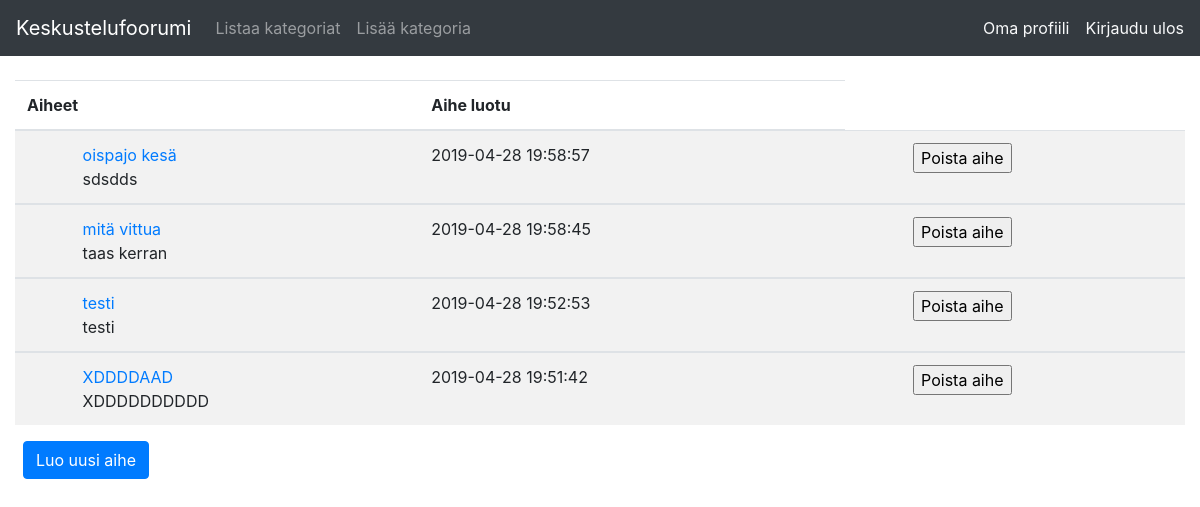
/1 (signed in), run on an earlier commit of the app's database.
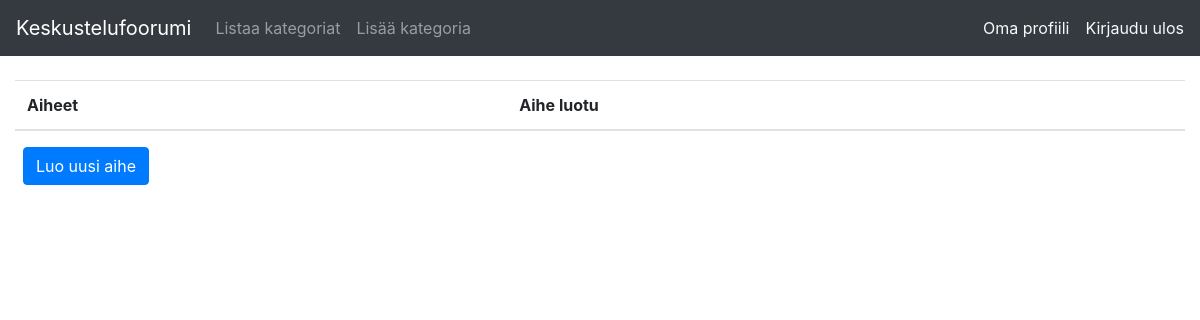
And on a later commit of the database.
### application/topics/models.py (models this page shows, shortened)
class Topics(db.Model):
    id = db.Column(db.Integer, primary_key=True)
    date_created = db.Column(db.DateTime, default=db.func.current_timestamp())
    date_modified = db.Column(
        db.DateTime,
        default=db.func.current_timestamp(),
        onupdate=db.func.current_timestamp())
    name = db.Column(db.String(144), nullable=False)
    desc = db.Column(db.String(144), nullable=True)
    account_id = db.Column(
        db.Integer, db.ForeignKey('account.id'), nullable=False)
    kategoriat = relationship("Categories", secondary="topics_categories")
    @staticmethod
    def find_topics(category_id):
        stmt = text(
            "SELECT Topics.id, Topics.name, Topics.desc, Topics.date_created, Categories.id FROM Topics "
            "LEFT JOIN topics_categories ON topics_categories.topics_id = Topics.id "
            "LEFT JOIN Categories ON Categories.id = topics_categories.categories_id "
            "LEFT JOIN Posts ON Posts.topics_id = Topics.id "
            "WHERE Categories.id = :category "
            "ORDER BY Topics.date_created DESC ").params(category=category_id)
        res = db.engine.execute(stmt)
        response = []
        for row in res:
            response.append({"id": row[0], "name": row[1], "desc": row[2], "created": row[3], "caid": row[4]})
        return response

### application/views.py (the view)
@app.route("/<category_id>", methods=["GET"])
def category_link(category_id):
    return render_template(
        'category.html',
        find_topics=Topics.find_topics(category_id),
        category_id=category_id)

### application/__init__.py (called while the page is built)
@login_manager.user_loader
def load_user(user_id):
    return User.query.get(user_id)

### application/templates/category.html (shortened to what this page needs)
{% extends "layout.html" %} {% block body %} {% if find_topics is defined %}
<table class="table table-striped">
  <thead>
    <tr>
      <th scope="col" colspan="2">Aiheet</th>
      <th scope="col">Aihe luotu</th>
    </tr>
  </thead>
  {% for topic in find_topics %}
  <tbody>
    <tr>
      <td>
      </td>
      <td>
        <a href="{{ url_for('topic_link', topic_id=topic.id) }}" name="{{ topic.name }}">{{ topic.name }}</a>
        <br />
        {{ topic.desc }}
      </td>
      <td>
        {{ topic.created }}
      </td>
      <td>
      </td>
      {% if current_user.rank == "ADMIN" %}
      <td>
          <form method="DELETE" action="{{ url_for('topic_delete', topic_id=topic.id) }}">
              <input type="submit" value="Poista aihe" />
            </form>
      </td>
      {% endif %}
    </tr>
  </tbody>
  {% endfor %} {% endif %}
</table>
<a class="btn btn-primary my-2 mx-2 my-sm-0" href="{{ url_for('topics_form', category_id=category_id) }}">Luo uusi
  aihe</a>
{% endblock %}

### application/templates/layout.html (shortened to what this page needs)
<!DOCTYPE html>
<head>
  <link rel="stylesheet" href="https://maxcdn.bootstrapcdn.com/bootstrap/4.0.0/css/bootstrap.min.css"
 />
</head>
<body>
  <nav class="navbar navbar-expand-md navbar-dark bg-dark mb-4">
    <a class="navbar-brand" href="/">Keskustelufoorumi</a>
    <div class="collapse navbar-collapse" id="navbarCollapse">
      <ul class="navbar-nav mr-auto">
        {% if current_user.rank == "ADMIN" %}
        <li class="nav-item">
          <a class="nav-link" href="{{ url_for('categories_index') }} ">Listaa kategoriat</a>
        </li>
        {% endif %}
        {% if current_user.rank == "ADMIN" %}
        <li class="nav-item">
          <a class="nav-link" href="{{ url_for('categories_form') }} ">Lisää kategoria</a>
        </li>
        {% endif %}
      </ul>
      <div class="form-inline mt-2 mt-md-0">
        {% if current_user.is_authenticated %}
        <a class="mr-3 text-light" href="{{ url_for('user_link', user_id=current_user.id) }}">Oma profiili</a>
        <a class="text-light" href="{{ url_for('auth_logout') }}"> Kirjaudu ulos</a>
        {% else %}
        <a class="btn btn-success my-2 mx-2 my-sm-0" href="{{ url_for('auth_login') }}">Kirjaudu</a>
        <a class="btn btn-primary my-2 my-sm-0" href="{{ url_for('register_form') }}">Rekisteröidy</a>
        {% endif %}
      </div>
    </div>
  </nav>
  <div class="container-fluid">
    {% block body %} {% endblock %}
  </div>
</body>
</html>

What changed in the data, as far as the page shows it:
removed Topics: name "oispajo kesä", desc "sdsdds", created "2019-04-28 19:58:57"
removed Topics: name "mitä vittua", desc "taas kerran", created "2019-04-28 19:58:45"
removed Topics: name "testi", desc "testi", created "2019-04-28 19:52:53"
removed Topics: name "XDDDDAAD", desc "XDDDDDDDDDD", created "2019-04-28 19:51:42"
